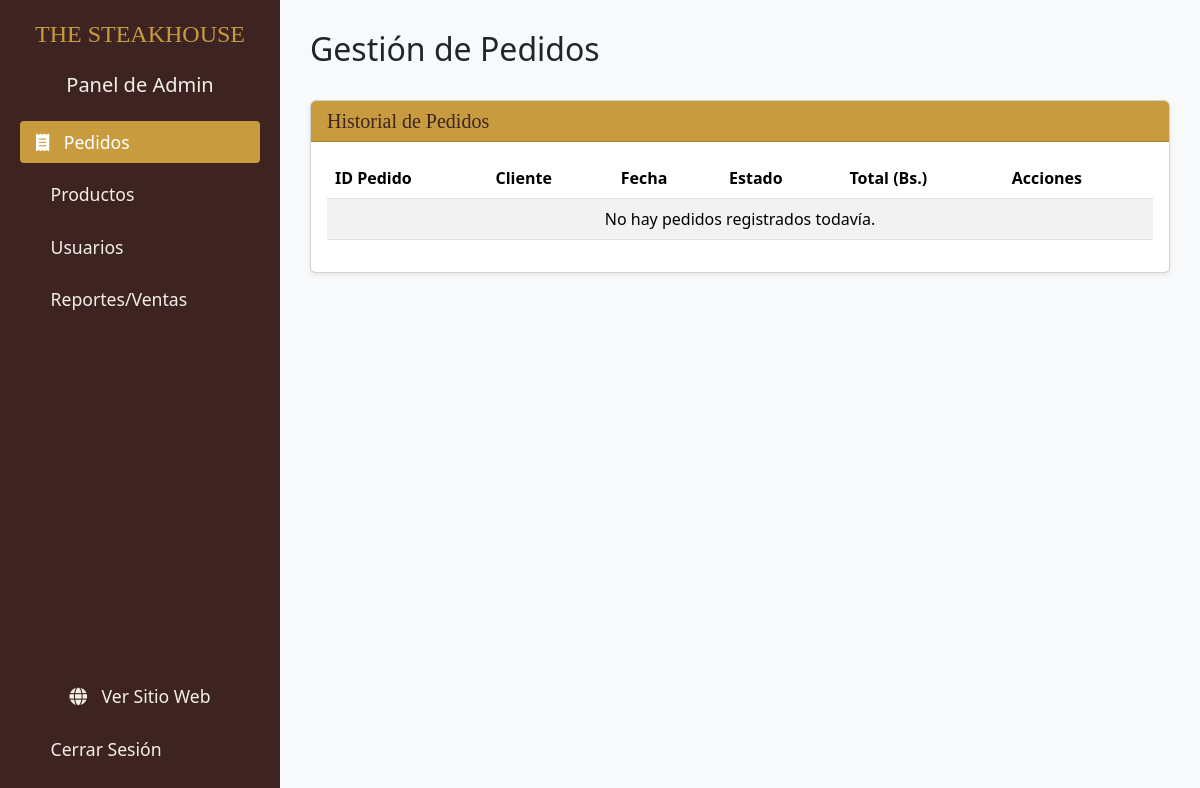
/panel/pedidos/ (signed in), run on an earlier commit of the app's database.
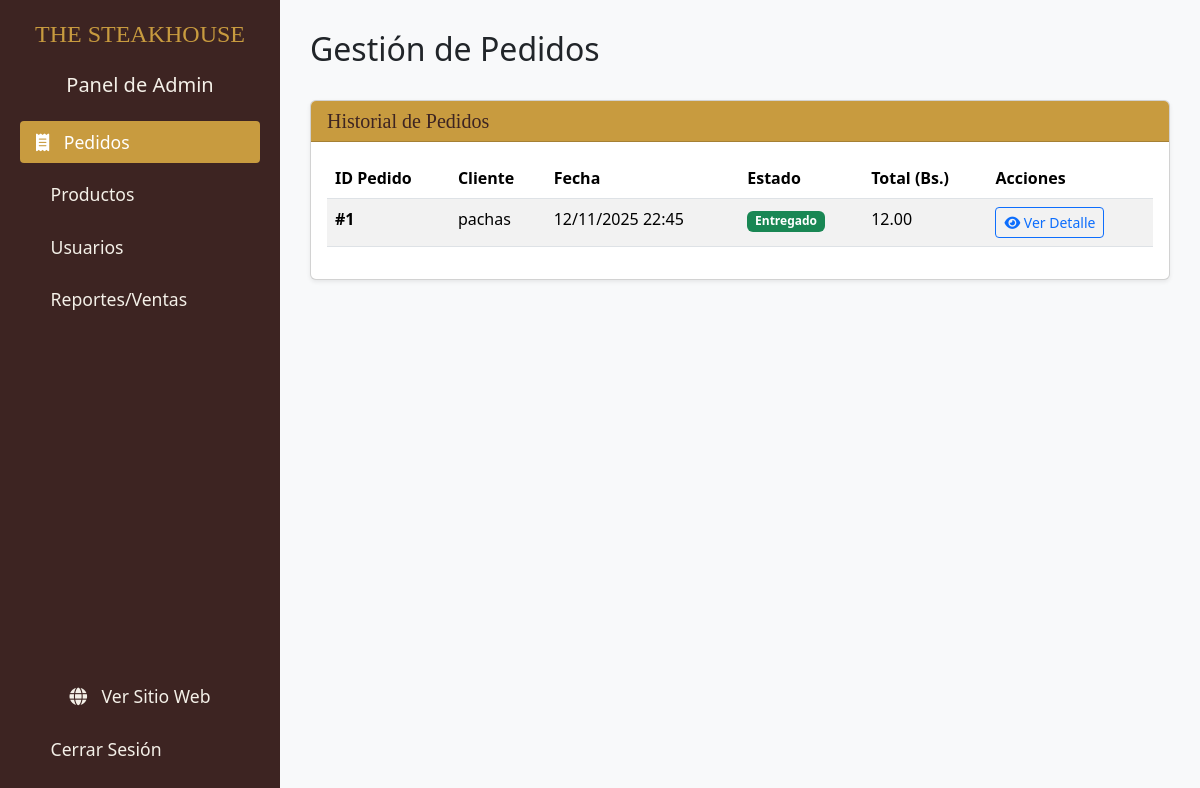
And on a later commit of the database.
### pedidos/models.py (models this page shows, shortened)
class Pedido(models.Model):
    ESTADO_PEDIDO_CHOICES = (
        ('PENDIENTE', 'Pendiente'),
        ('EN_PREPARACION', 'En Preparación'),
        ('LISTO', 'Listo para Servir'),
        ('ENTREGADO', 'Entregado'),
        ('CANCELADO', 'Cancelado'),
    )
    usuario = models.ForeignKey(settings.AUTH_USER_MODEL, on_delete=models.SET_NULL, null=True, blank=True, related_name='pedidos')
    cliente = models.ForeignKey(Cliente, on_delete=models.SET_NULL, null=True, blank=True)
    mesa = models.ForeignKey(Mesa, on_delete=models.SET_NULL, null=True, blank=True)
    fecha_pedido = models.DateTimeField(auto_now_add=True)
    estado_pedido = models.CharField(max_length=20, choices=ESTADO_PEDIDO_CHOICES, default='PENDIENTE')
    total = models.DecimalField(max_digits=10, decimal_places=2, default=0.00)

### dashboard/views.py (the view)
# urls.py: path('pedidos/', views.pedido_list, name='dashboard_pedidos'),
@admin_requerido
def pedido_list(request):
    pedidos = Pedido.objects.all().order_by('-fecha_pedido')
    context = {
        'pedidos': pedidos
    }
    return render(request, 'dashboard/pedido_list.html', context)

### dashboard/views.py (called while the page is built)
def admin_requerido(function):
    return user_passes_test(
        lambda u: u.is_authenticated and u.is_staff,
        login_url='login',
        redirect_field_name=None
    )(function)

### templates/dashboard/pedido_list.html
{% extends 'dashboard/base_dashboard.html' %}
{% block content %}
<div class="d-flex justify-content-between align-items-center mb-4">
    <h1 class="fs-2">Gestión de Pedidos</h1>
</div>
<div class="card shadow-sm">
    <div class="card-header card-header-gold">
        <h5 class="mb-0">Historial de Pedidos</h5>
    </div>
    <div class="card-body">
        <div class="table-responsive">
            <table class="table table-striped table-hover">
                <thead>
                    <tr>
                        <th scope="col">ID Pedido</th>
                        <th scope="col">Cliente</th>
                        <th scope="col">Fecha</th>
                        <th scope="col">Estado</th>
                        <th scope="col">Total (Bs.)</th>
                        <th scope="col">Acciones</th>
                    </tr>
                </thead>
                <tbody>
                    {% for p in pedidos %}
                    <tr>
                        <td><strong>#{{ p.id }}</strong></td>
                        <td>{{ p.usuario.username }}</td>
                        <td>{{ p.fecha_pedido|date:"d/m/Y H:i" }}</td>
                        <td>
                            {% if p.estado_pedido == 'PENDIENTE' %}
                                <span class="badge bg-warning text-dark">{{ p.get_estado_pedido_display }}</span>
                            {% elif p.estado_pedido == 'EN_PREPARACION' %}
                                <span class="badge bg-info text-dark">{{ p.get_estado_pedido_display }}</span>
                            {% elif p.estado_pedido == 'LISTO' %}
                                <span class="badge bg-primary">{{ p.get_estado_pedido_display }}</span>
                            {% elif p.estado_pedido == 'ENTREGADO' %}
                                <span class="badge bg-success">{{ p.get_estado_pedido_display }}</span>
                            {% elif p.estado_pedido == 'CANCELADO' %}
                                <span class="badge bg-danger">{{ p.get_estado_pedido_display }}</span>
                            {% endif %}
                        </td>
                        <td>{{ p.total|floatformat:2 }}</td>
                        <td>
                            <a href="{% url 'pedido_detail' p.pk %}" class="btn btn-sm btn-outline-primary">
                                <i class="fa fa-eye"></i> Ver Detalle
                            </a>
                        </td>
                    </tr>
                    {% empty %}
                    <tr>
                        <td colspan="6" class="text-center">No hay pedidos registrados todavía.</td>
                    </tr>
                    {% endfor %}
                </tbody>
            </table>
        </div>
    </div>
</div>
{% endblock %}

What changed in the data, as far as the page shows it:
added Pedido: id "1", usuario.username "pachas", fecha_pedido "12/11/2025 22:45", estado_pedido "Entregado", total "12.00"
Also different on the page:
text no longer shown: "No hay pedidos registrados todavía."
